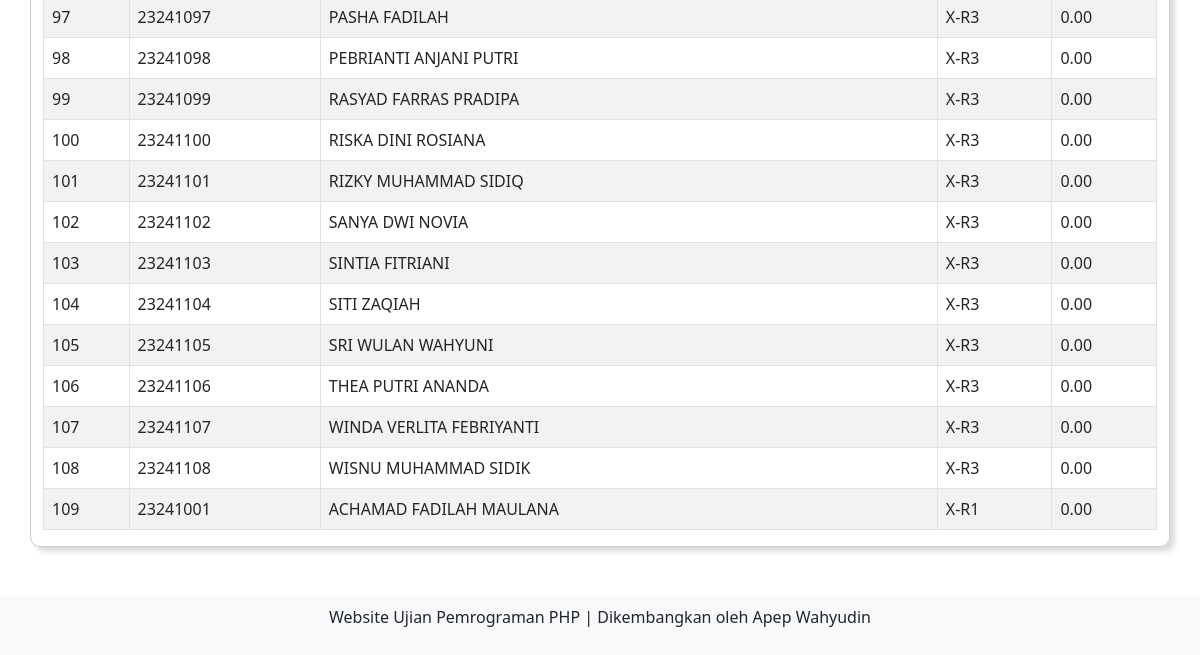
/guru/home.php?page=nilai_ujian&id_ujian=14 (signed in, lower part), run on an earlier commit of the app's database.
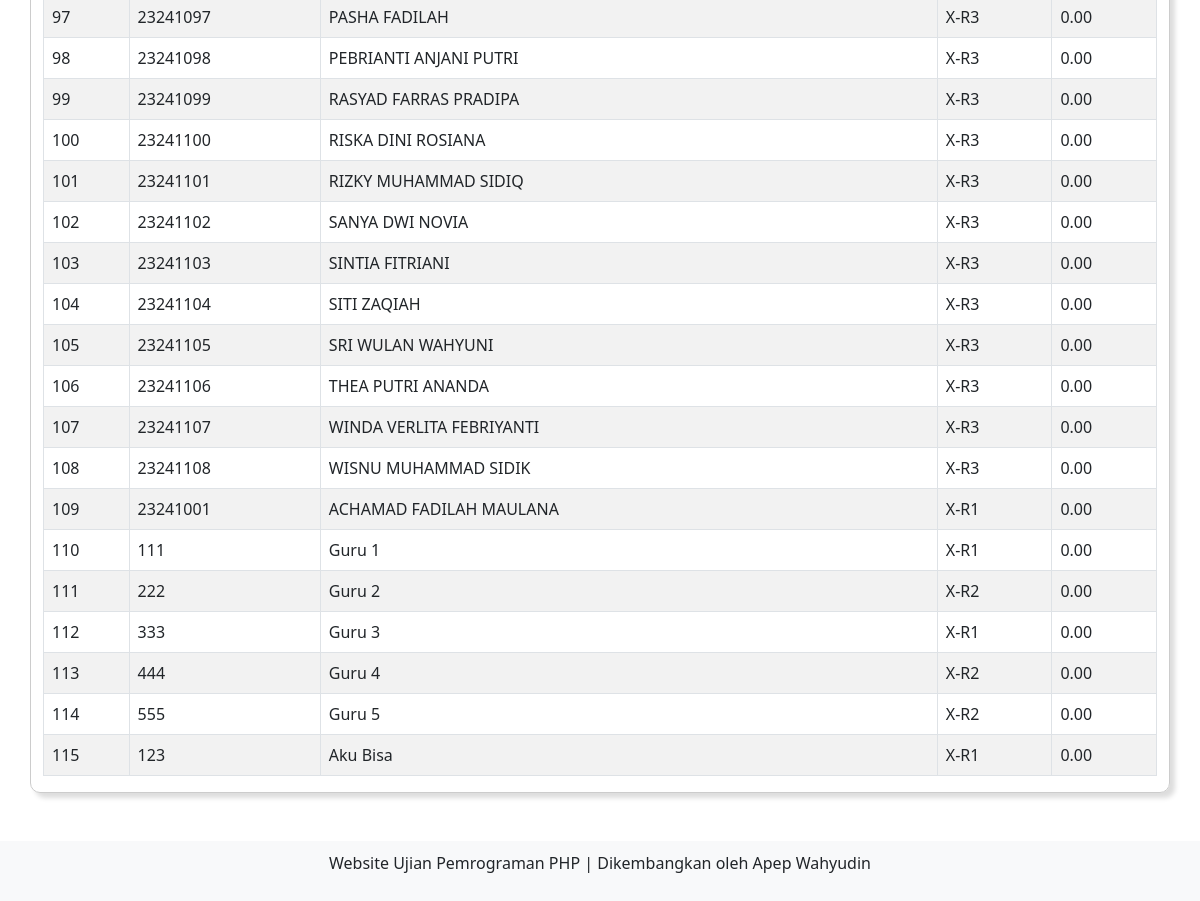
And on a later commit of the database.
### tables this page shows
CREATE TABLE `siswa` (
  `id_siswa` int(11) NOT NULL,
  `nis` varchar(10) NOT NULL,
  `nama` varchar(30) NOT NULL,
  `password` varchar(100) NOT NULL,
  `id_kelas` int(11) NOT NULL
);

CREATE TABLE `kelas` (
  `id_kelas` int(11) NOT NULL,
  `nama_kelas` varchar(10) NOT NULL,
  `status` enum('aktif','nonaktif') NOT NULL,
  `id_guru` int(11) NOT NULL
);

### guru/nilai_ujian.php (the view, shortened to what this page needs)
<?php
$id_guru = isset($_SESSION['id_guru']) ? intval($_SESSION['id_guru']) : 0;
$id_ujian = isset($_GET['id_ujian']) ? $_GET['id_ujian'] : 0;
$sql_siswa = "
    SELECT
        siswa.id_siswa,
        siswa.nis,
        siswa.nama,
        kelas.nama_kelas
    FROM
        siswa
    INNER JOIN
        kelas
    ON
        siswa.id_kelas = kelas.id_kelas
    WHERE
        kelas.id_guru = ?
";
$stmt_siswa = $koneksi->prepare($sql_siswa);
$stmt_siswa->bind_param("i", $id_guru);
$stmt_siswa->execute();
$result_siswa = $stmt_siswa->get_result();
$sql_jumlah_soal = "SELECT COUNT(*) AS jumlah_soal FROM soal WHERE id_ujian = ?";
$stmt_jumlah_soal = $koneksi->prepare($sql_jumlah_soal);
$stmt_jumlah_soal->bind_param("i", $id_ujian);
$stmt_jumlah_soal->execute();
$result_jumlah_soal = $stmt_jumlah_soal->get_result();
$row_jumlah_soal = $result_jumlah_soal->fetch_assoc();
$jumlah_soal = $row_jumlah_soal['jumlah_soal'] ?? 0;
$data_siswa = [];
if ($result_siswa->num_rows > 0) {
    while ($row_siswa = $result_siswa->fetch_assoc()) {
        $id_siswa = $row_siswa['id_siswa'];
        $sql_jawaban_benar = "
            SELECT COUNT(*) AS jawaban_benar
            FROM hasil
            WHERE id_siswa = ? AND id_ujian = ? AND test_result = 'lulus'
        ";
        $stmt_jawaban_benar = $koneksi->prepare($sql_jawaban_benar);
        $stmt_jawaban_benar->bind_param("ii", $id_siswa, $id_ujian);
        $stmt_jawaban_benar->execute();
        $result_jawaban_benar = $stmt_jawaban_benar->get_result();
        $row_jawaban_benar = $result_jawaban_benar->fetch_assoc();
        $jawaban_benar = $row_jawaban_benar['jawaban_benar'] ?? 0;
        $nilai = $jumlah_soal > 0 ? ($jawaban_benar / $jumlah_soal) * 100 : 0;
        $data_siswa[] = [
            'nis' => $row_siswa['nis'],
            'nama' => $row_siswa['nama'],
            'nama_kelas' => $row_siswa['nama_kelas'],
            'nilai' => $nilai
        ];
    }
}
usort($data_siswa, function ($a, $b) {
    return $b['nilai'] <=> $a['nilai'];
});
?>
<table class="table table-striped table-bordered" style="width:100%">
    <tbody>
        <?php
        if (!empty($data_siswa)) {
            $no = 1;
            foreach ($data_siswa as $siswa) {
                ?>
                <tr>
                    <td><?php echo $no++; ?></td>
                    <td><?php echo htmlspecialchars($siswa['nis']); ?></td>
                    <td><?php echo htmlspecialchars($siswa['nama']); ?></td>
                    <td><?php echo htmlspecialchars($siswa['nama_kelas']); ?></td>
                    <td><?php echo number_format($siswa['nilai'], 2); ?></td>
                </tr>
                <?php
            }
        } else {
            echo "<tr><td colspan='5' class='text-center'>Tidak ada data siswa</td></tr>";
        }
        ?>
    </tbody>
</table>

What changed in the data, as far as the page shows it:
added siswa: nis "111", nama "Guru 1", id_kelas.nama_kelas "X-R1", nilai "0.00"
added siswa: nis "222", nama "Guru 2", id_kelas.nama_kelas "X-R2", nilai "0.00"
added siswa: nis "333", nama "Guru 3", id_kelas.nama_kelas "X-R1", nilai "0.00"
added siswa: nis "444", nama "Guru 4", id_kelas.nama_kelas "X-R2", nilai "0.00"
added siswa: nis "555", nama "Guru 5", id_kelas.nama_kelas "X-R2", nilai "0.00"
added siswa: nis "123", nama "Aku Bisa", id_kelas.nama_kelas "X-R1", nilai "0.00"
